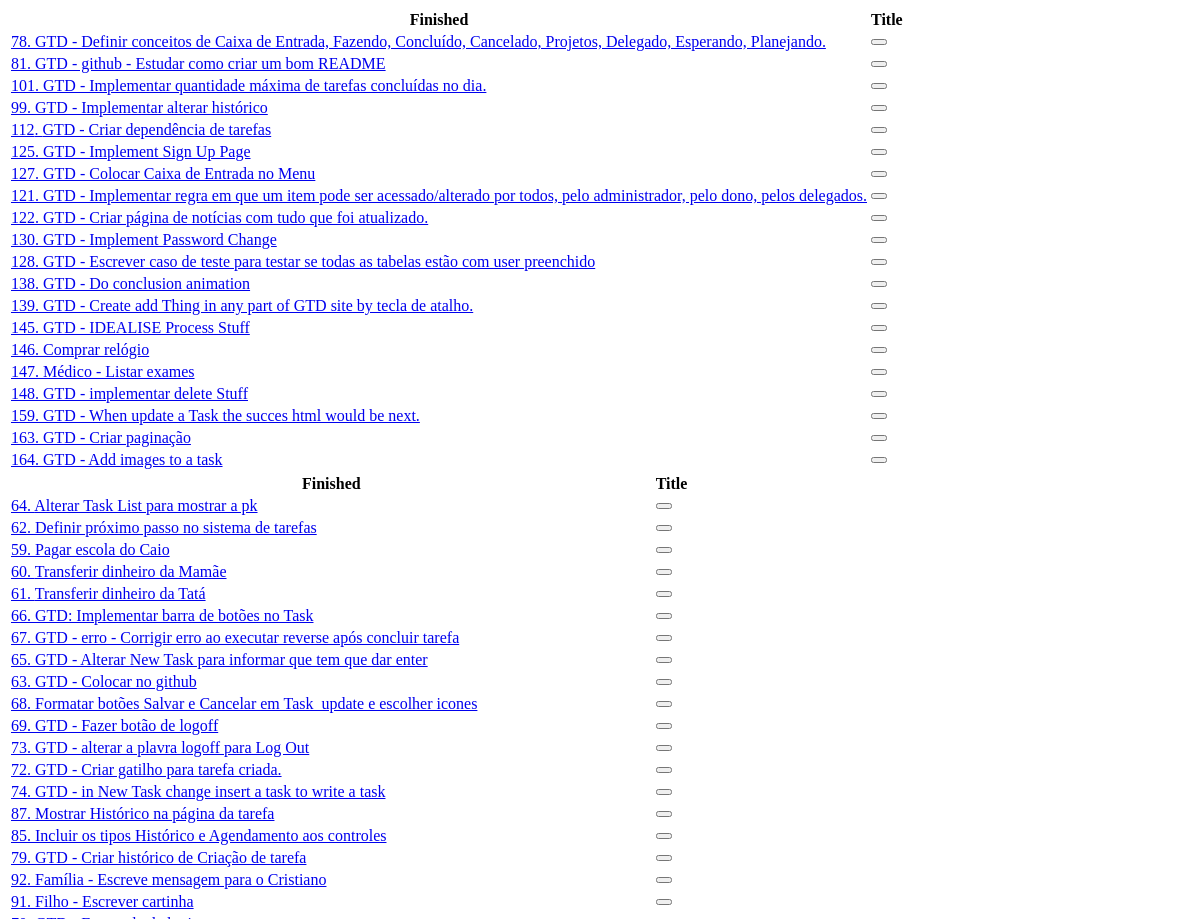
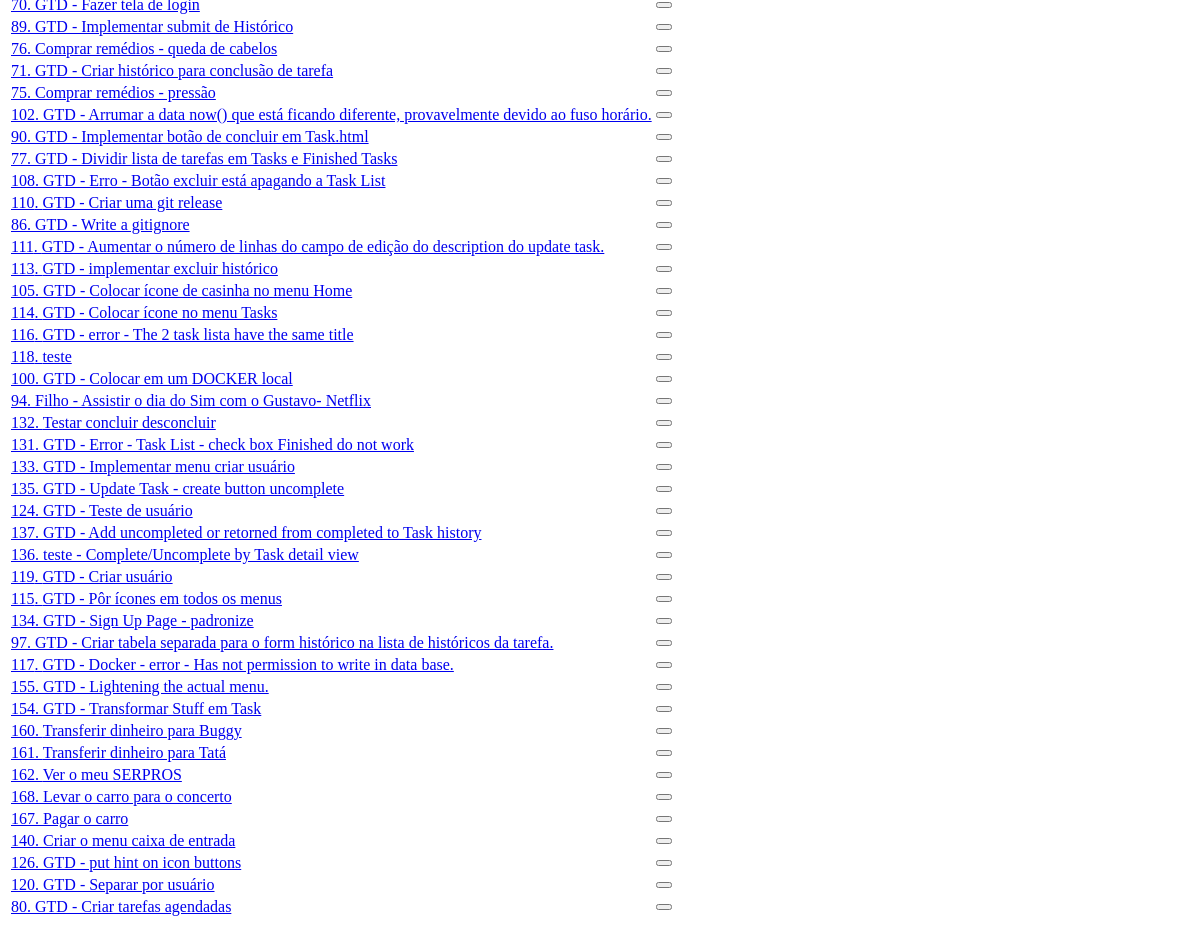
The page /tasks/display_tasks/ (signed in) on the database as committed earlier (2 pictures, top to bottom).
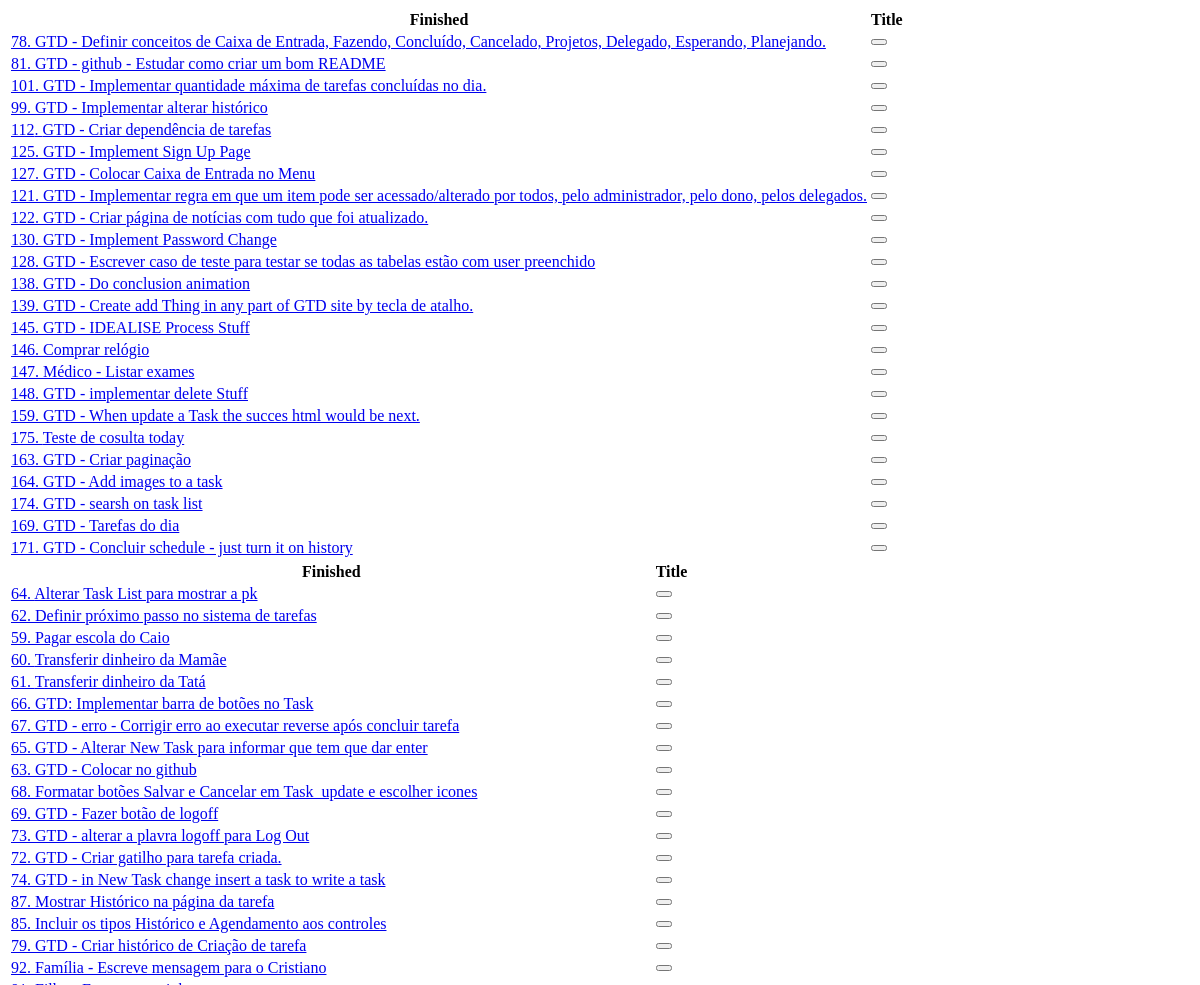
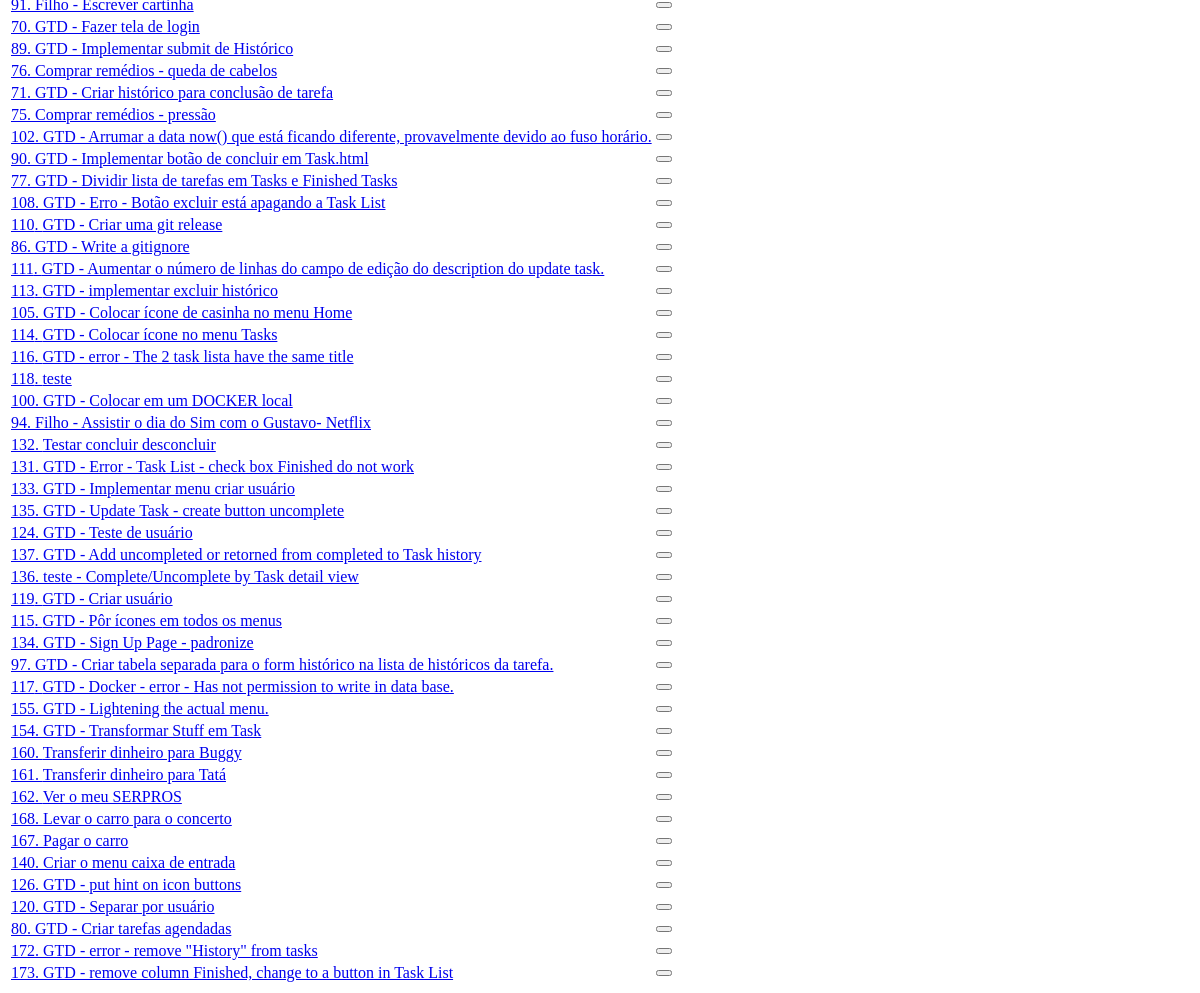
The same page on the database as committed later (2 pictures, top to bottom).
### tasks/models.py (models this page shows, shortened)
class Task(models.Model):
    TYPE_CHOICES = {
        'ST': 'Stuff',
        'TK': 'Task',
        'PJ': 'Project',
        'RF': 'Reference',
    }
    user = models.ForeignKey(settings.AUTH_USER_MODEL, verbose_name='User', on_delete=models.CASCADE)
    type = models.CharField('Type', max_length=2, choices=TYPE_CHOICES, default='TK')
    title = models.CharField("Title", max_length=160)
    description = models.TextField("description", blank=True, null=True)
    dt_scheduled = models.DateTimeField("Scheduled for", blank=True, null=True, default=defautlSchedule)
    dt_completed = models.DateTimeField("Completed on", blank=True, null=True)
    dt_canceled  = models.DateTimeField("Completed on", blank=True, null=True)
    created = models.DateTimeField('Created', auto_now_add=True, null=True)
    modified = models.DateTimeField('Modified', auto_now=True, null=True)
    class Meta:
        verbose_name = 'Task'
        verbose_name_plural = 'Tasks'
        ordering = ['user', 'dt_completed','dt_scheduled']

### tasks/views.py (the view)
# urls.py: path('display_tasks/', display_tasks, name='display_tasks'),
@login_required
def display_tasks(request):
    context = {
        'tasks': {
            'uncompleted_tasks': Task.objects.filter(dt_completed__isnull=True, user=request.user, type='TK'),
            'completed_tasks': Task.objects.filter(dt_completed__isnull=False, user=request.user, type='TK'),
        }
    }
    return render(request, 'tasks/task_list.html', context)

### tasks/templates/tasks/task_list.html (shortened to what this page needs)
<div id="tasks" class="table-responsive">
    {% for key, items in tasks.items %}
        <table class="table table-hover table-bordered">
            <thead class="table-dark">
            <tr>
                <th>Finished</th>
                <th colspan="2">Title</th>
            </tr>
            </thead>
            {% for item in items %}
            <tbody>
            <tr {% cycle "" "class='table-secondary'"%} >
                <td><a href="{% url 'tasks:task' item.pk %}" >{{item.pk}}. {{item.title}}</a></td>
                <td><div class="btn-group end" role="group">
                    <button type="button" class="btn btn-danger"
                           hx-delete="{% url 'tasks:delete_task' item.pk %}"
                           hx-confirm="Are you sure you wish to delete this task?"
                           hx-target="#tasks"
                    ></button>
                </div></td>
            </tr>
            </tbody>
            {% endfor %}
        </table>
    {% endfor %}
</div>

Rows that differ between the two databases and show on the page:
added Task: pk "175", title "Teste de cosulta today"
added Task: pk "174", title "GTD - searsh on task list"
added Task: pk "169", title "GTD - Tarefas do dia"
added Task: pk "171", title "GTD - Concluir schedule - just turn it on history"
added Task: pk "172", title "GTD - error - remove \"History\" from tasks"
added Task: pk "173", title "GTD - remove column Finished, change to a button in Task List"
